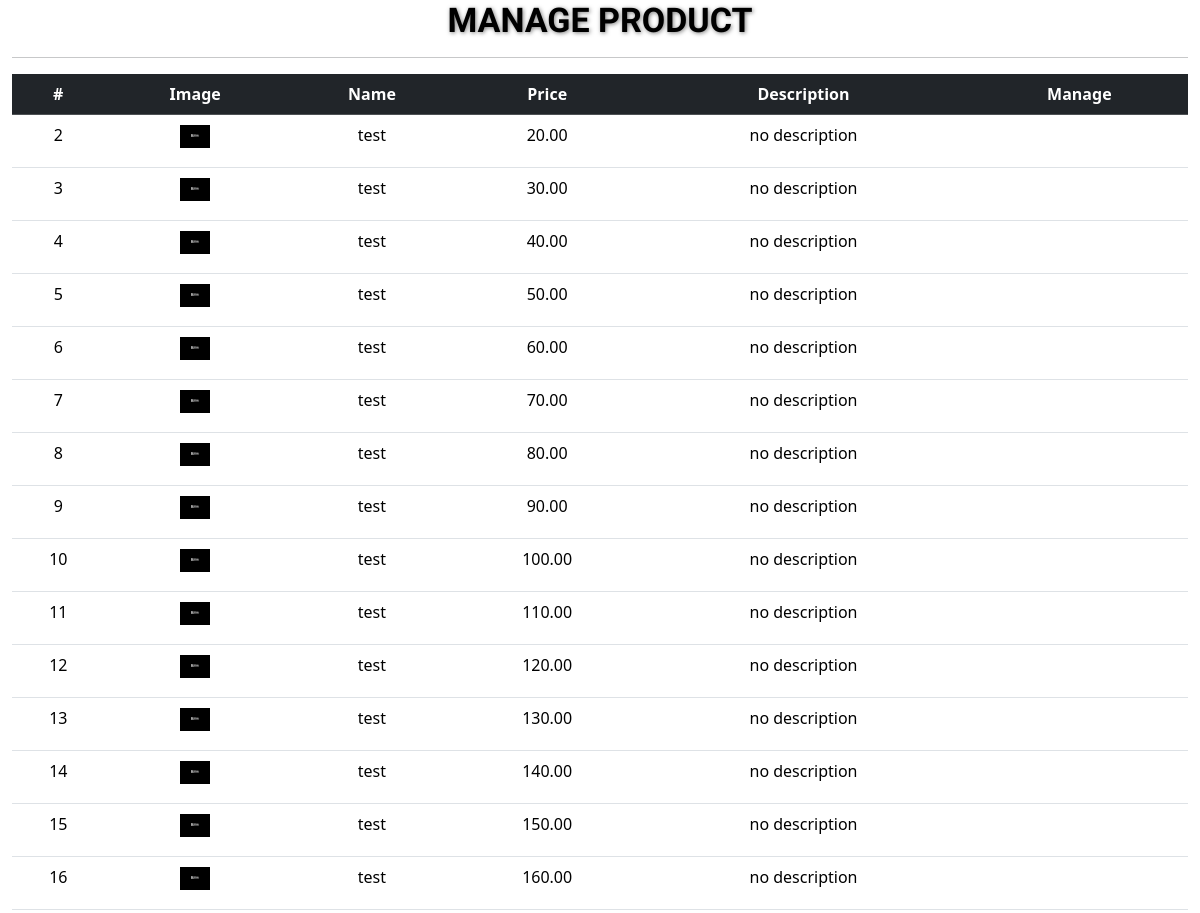
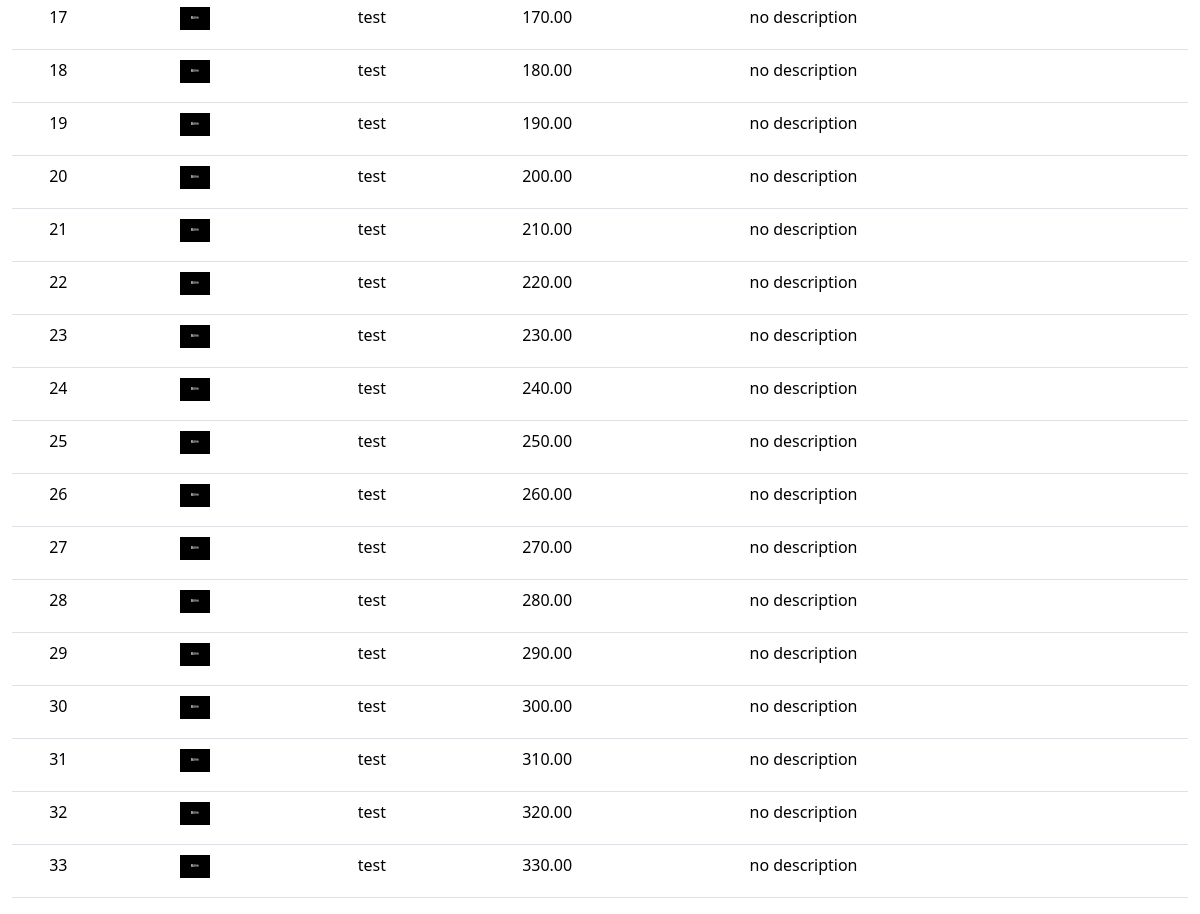
Screenshot of /dashboard_products/edit_products.php with the database file from the repository (2 pictures, top to bottom).
### tables this page shows
CREATE TABLE `tblproducts` (
  `id` int(11) NOT NULL,
  `name` varchar(100) NOT NULL,
  `description` text DEFAULT NULL,
  `price` decimal(10,2) NOT NULL,
  `image` varchar(255) NOT NULL
);

### dashboard_products/edit_products.php (the view, shortened to what this page needs)
<?php
$host = 'localhost';
$db = 'db_projct';
$user = 'root';
$pass = '';
$conn = new mysqli($host, $user, $pass, $db);
$productsResult = $conn->query("SELECT * FROM tblproducts");
?>
<!DOCTYPE html>
<html lang="en">
<head>
    <link href="https://cdn.jsdelivr.net/npm/bootstrap@5.3.3/dist/css/bootstrap.min.css" rel="stylesheet">
    <link href="https://cdnjs.cloudflare.com/ajax/libs/lightbox2/2.11.3/css/lightbox.min.css" rel="stylesheet">
    <link href="styles.css" rel="stylesheet">
</head>
<body>
<div class="container">
    <h1 class="information-heading">Manage Product</h1>
    <hr>
    <table id="mytable" class="table">
        <thead class="table-dark">
            <tr style="text-align: center;">
                <th>#</th>
                <th>Image</th>
                <th>Name</th>
                <th>Price</th>
                <th>Description</th>
                <th>Manage</th>
            </tr>
        </thead>
        <tbody>
    <?php while ($row = $productsResult->fetch_assoc()) { ?>
        <tr style="text-align: center;">
            <td><?php echo $row['id']; ?></td>
            <td>
    <?php if (!empty($row['image'])): ?>
        <a href="uploads/<?php echo $row['image']; ?>" data-lightbox="product-<?php echo $row['id']; ?>" data-title="<?php echo $row['name']; ?>">
            <img src="uploads/<?php echo $row['image']; ?>" alt="<?php echo $row['name']; ?>" style="width: 30px; height: auto;">
        </a>
    <?php else: ?>
        No Image
    <?php endif; ?>
</td>
            <td><?php echo $row['name']; ?></td>
            <td><?php echo $row['price']; ?></td>
            <td><?php echo $row['description']; ?></td>
            <td>
                <a href="index.php?p=dashboard_products/update_products&id=<?php echo $row['id']; ?>" style="text-decoration: none;">
                    <ion-icon name="create-outline" style="width: 20px; padding: 0 0 0 20px; color: #0042dd;"></ion-icon>
                </a>
                <a href="index.php?p=dashboard_products/delete&del=<?php echo $row['id']; ?>">
                    <ion-icon name="trash-outline" style="width: 20px; padding: 0 15px 0 13px; color: #ff0000ab"></ion-icon>
                </a>
            </td>
        </tr>
    <?php } ?>
</tbody>
    </table>
</div>
</body>
</html>

### styles.css (style rules this page uses)
.information-heading { text-shadow: black; box-shadow: yellow solid 1px; border-radius: 4px; display: flex; color: #000000; width: 100%; font-family: "SUSE", sans-serif; font-optical-sizing: auto; font-weight: 400; font-style: normal; font-size: 34px; font-weight: bold; text-align: center; text-transform: uppercase; flex-direction: column; justify-content: center; text-shadow: 1px 1px 4px rgb(0 0 0 / 50%), -1px -1px 2px rgba(255, 255, 255, 0.3); }
ion-icon { padding:5px; font-size: 24px; }
@media (min-width: 992px) { .container { max-width: 100%; } }

### rows the page displays
tblproducts: id "2", image+name (picture), name "test", price "20.00", description "no description"
tblproducts: id "3", image+name (picture), name "test", price "30.00", description "no description"
tblproducts: id "4", image+name (picture), name "test", price "40.00", description "no description"
tblproducts: id "5", image+name (picture), name "test", price "50.00", description "no description"
tblproducts: id "6", image+name (picture), name "test", price "60.00", description "no description"
tblproducts: id "7", image+name (picture), name "test", price "70.00", description "no description"
tblproducts: id "8", image+name (picture), name "test", price "80.00", description "no description"
tblproducts: id "9", image+name (picture), name "test", price "90.00", description "no description"
tblproducts: id "10", image+name (picture), name "test", price "100.00", description "no description"
tblproducts: id "11", image+name (picture), name "test", price "110.00", description "no description"
tblproducts: id "12", image+name (picture), name "test", price "120.00", description "no description"
tblproducts: id "13", image+name (picture), name "test", price "130.00", description "no description"
tblproducts: id "14", image+name (picture), name "test", price "140.00", description "no description"
tblproducts: id "15", image+name (picture), name "test", price "150.00", description "no description"
tblproducts: id "16", image+name (picture), name "test", price "160.00", description "no description"
tblproducts: id "17", image+name (picture), name "test", price "170.00", description "no description"
tblproducts: id "18", image+name (picture), name "test", price "180.00", description "no description"
tblproducts: id "19", image+name (picture), name "test", price "190.00", description "no description"
tblproducts: id "20", image+name (picture), name "test", price "200.00", description "no description"
tblproducts: id "21", image+name (picture), name "test", price "210.00", description "no description"
tblproducts: id "22", image+name (picture), name "test", price "220.00", description "no description"
tblproducts: id "23", image+name (picture), name "test", price "230.00", description "no description"
tblproducts: id "24", image+name (picture), name "test", price "240.00", description "no description"
tblproducts: id "25", image+name (picture), name "test", price "250.00", description "no description"
tblproducts: id "26", image+name (picture), name "test", price "260.00", description "no description"
tblproducts: id "27", image+name (picture), name "test", price "270.00", description "no description"
tblproducts: id "28", image+name (picture), name "test", price "280.00", description "no description"
tblproducts: id "29", image+name (picture), name "test", price "290.00", description "no description"
tblproducts: id "30", image+name (picture), name "test", price "300.00", description "no description"
tblproducts: id "31", image+name (picture), name "test", price "310.00", description "no description"
tblproducts: id "32", image+name (picture), name "test", price "320.00", description "no description"
tblproducts: id "33", image+name (picture), name "test", price "330.00", description "no description"
